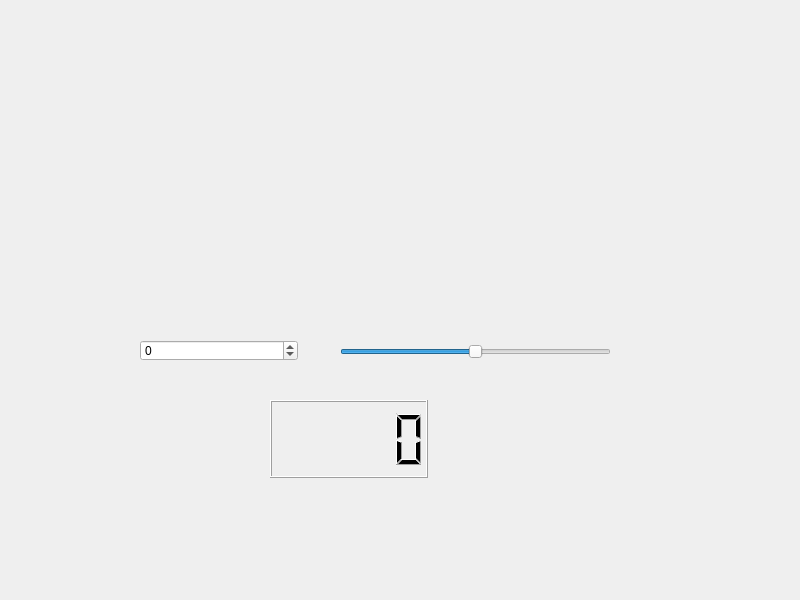
<?xml version="1.0" encoding="UTF-8"?>
<ui version="4.0">
 <class>Widget</class>
 <widget class="QWidget" name="Widget">
  <property name="geometry">
   <rect>
    <x>0</x>
    <y>0</y>
    <width>800</width>
    <height>600</height>
   </rect>
  </property>
  <property name="windowTitle">
   <string>Widget</string>
  </property>
  <widget class="QSlider" name="horizontalSlider">
   <property name="geometry">
    <rect>
     <x>340</x>
     <y>341</y>
     <width>271</width>
     <height>21</height>
    </rect>
   </property>
   <property name="minimum">
    <number>-100</number>
   </property>
   <property name="maximum">
    <number>100</number>
   </property>
   <property name="orientation">
    <enum>Qt::Orientation::Horizontal</enum>
   </property>
  </widget>
  <widget class="QSpinBox" name="spinBox">
   <property name="geometry">
    <rect>
     <x>140</x>
     <y>340</y>
     <width>158</width>
     <height>21</height>
    </rect>
   </property>
   <property name="minimum">
    <number>-100</number>
   </property>
   <property name="maximum">
    <number>100</number>
   </property>
  </widget>
  <widget class="QLCDNumber" name="lcdNumber">
   <property name="geometry">
    <rect>
     <x>270</x>
     <y>400</y>
     <width>158</width>
     <height>78</height>
    </rect>
   </property>
  </widget>
 </widget>
 <resources/>
 <connections>
  <connection>
   <sender>spinBox</sender>
   <signal>valueChanged(int)</signal>
   <receiver>horizontalSlider</receiver>
   <slot>setValue(int)</slot>
   <hints>
    <hint type="sourcelabel">
     <x>154</x>
     <y>242</y>
    </hint>
    <hint type="destinationlabel">
     <x>181</x>
     <y>242</y>
    </hint>
   </hints>
  </connection>
  <connection>
   <sender>horizontalSlider</sender>
   <signal>valueChanged(int)</signal>
   <receiver>spinBox</receiver>
   <slot>setValue(int)</slot>
   <hints>
    <hint type="sourcelabel">
     <x>216</x>
     <y>237</y>
    </hint>
    <hint type="destinationlabel">
     <x>132</x>
     <y>251</y>
    </hint>
   </hints>
  </connection>
  <connection>
   <sender>horizontalSlider</sender>
   <signal>valueChanged(int)</signal>
   <receiver>lcdNumber</receiver>
   <slot>display(int)</slot>
   <hints>
    <hint type="sourcelabel">
     <x>281</x>
     <y>232</y>
    </hint>
    <hint type="destinationlabel">
     <x>232</x>
     <y>329</y>
    </hint>
   </hints>
  </connection>
  <connection>
   <sender>spinBox</sender>
   <signal>valueChanged(int)</signal>
   <receiver>lcdNumber</receiver>
   <slot>display(int)</slot>
   <hints>
    <hint type="sourcelabel">
     <x>132</x>
     <y>233</y>
    </hint>
    <hint type="destinationlabel">
     <x>197</x>
     <y>335</y>
    </hint>
   </hints>
  </connection>
 </connections>
</ui>
